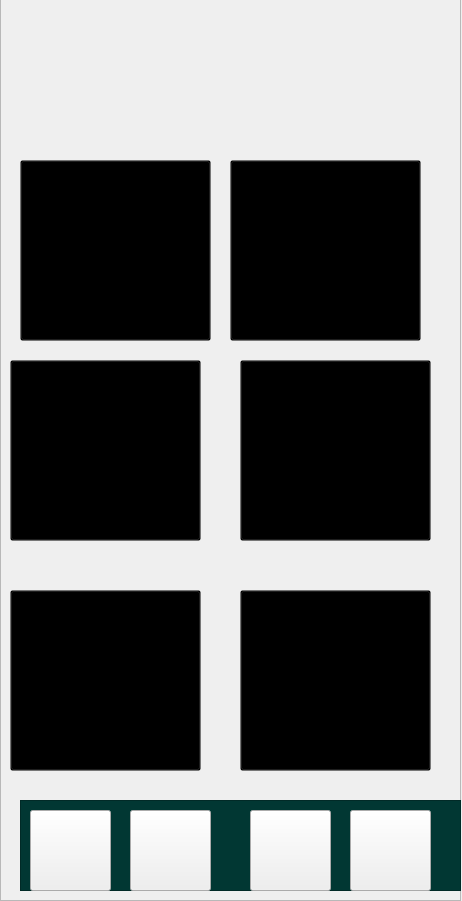
<?xml version="1.0" encoding="UTF-8"?>
<ui version="4.0">
 <class>MainWindow</class>
 <widget class="QMainWindow" name="MainWindow">
  <property name="geometry">
   <rect>
    <x>0</x>
    <y>0</y>
    <width>462</width>
    <height>901</height>
   </rect>
  </property>
  <property name="minimumSize">
   <size>
    <width>462</width>
    <height>901</height>
   </size>
  </property>
  <property name="maximumSize">
   <size>
    <width>462</width>
    <height>901</height>
   </size>
  </property>
  <property name="windowTitle">
   <string>MainWindow</string>
  </property>
  <widget class="QWidget" name="centralwidget">
   <widget class="QFrame" name="frame">
    <property name="geometry">
     <rect>
      <x>0</x>
      <y>-10</y>
      <width>461</width>
      <height>911</height>
     </rect>
    </property>
    <property name="frameShape">
     <enum>QFrame::StyledPanel</enum>
    </property>
    <property name="frameShadow">
     <enum>QFrame::Raised</enum>
    </property>
    <widget class="QPushButton" name="bcaa">
     <property name="geometry">
      <rect>
       <x>240</x>
       <y>370</y>
       <width>191</width>
       <height>181</height>
      </rect>
     </property>
     <property name="styleSheet">
      <string notr="true">
background-color: transparent ;</string>
     </property>
     <property name="text">
      <string notr="true"/>
     </property>
     <property name="icon">
      <iconset>
       <normaloff>fotos/bcaa.png</normaloff>fotos/bcaa.png</iconset>
     </property>
     <property name="iconSize">
      <size>
       <width>190</width>
       <height>200</height>
      </size>
     </property>
     <property name="checkable">
      <bool>true</bool>
     </property>
     <property name="checked">
      <bool>false</bool>
     </property>
     <property name="default">
      <bool>false</bool>
     </property>
    </widget>
    <widget class="QPushButton" name="whey">
     <property name="geometry">
      <rect>
       <x>10</x>
       <y>600</y>
       <width>191</width>
       <height>181</height>
      </rect>
     </property>
     <property name="styleSheet">
      <string notr="true">
background-color: transparent ;</string>
     </property>
     <property name="text">
      <string notr="true"/>
     </property>
     <property name="icon">
      <iconset>
       <normaloff>fotos/whey.png</normaloff>fotos/whey.png</iconset>
     </property>
     <property name="iconSize">
      <size>
       <width>190</width>
       <height>200</height>
      </size>
     </property>
     <property name="checkable">
      <bool>true</bool>
     </property>
     <property name="checked">
      <bool>false</bool>
     </property>
     <property name="default">
      <bool>false</bool>
     </property>
    </widget>
    <widget class="QPushButton" name="glutamina">
     <property name="geometry">
      <rect>
       <x>10</x>
       <y>370</y>
       <width>191</width>
       <height>181</height>
      </rect>
     </property>
     <property name="styleSheet">
      <string notr="true">
background-color: transparent ;</string>
     </property>
     <property name="text">
      <string notr="true"/>
     </property>
     <property name="icon">
      <iconset>
       <normaloff>fotos/glutamina.png</normaloff>fotos/glutamina.png</iconset>
     </property>
     <property name="iconSize">
      <size>
       <width>190</width>
       <height>200</height>
      </size>
     </property>
     <property name="checkable">
      <bool>true</bool>
     </property>
     <property name="checked">
      <bool>false</bool>
     </property>
     <property name="default">
      <bool>false</bool>
     </property>
    </widget>
    <widget class="QPushButton" name="creatina">
     <property name="geometry">
      <rect>
       <x>230</x>
       <y>170</y>
       <width>191</width>
       <height>181</height>
      </rect>
     </property>
     <property name="styleSheet">
      <string notr="true">
background-color: transparent ;</string>
     </property>
     <property name="text">
      <string notr="true"/>
     </property>
     <property name="icon">
      <iconset>
       <normaloff>fotos/creatina.png</normaloff>fotos/creatina.png</iconset>
     </property>
     <property name="iconSize">
      <size>
       <width>190</width>
       <height>200</height>
      </size>
     </property>
     <property name="checkable">
      <bool>true</bool>
     </property>
     <property name="checked">
      <bool>false</bool>
     </property>
     <property name="default">
      <bool>false</bool>
     </property>
    </widget>
    <widget class="QPushButton" name="l_arginina">
     <property name="geometry">
      <rect>
       <x>20</x>
       <y>170</y>
       <width>191</width>
       <height>181</height>
      </rect>
     </property>
     <property name="styleSheet">
      <string notr="true">
background-color: transparent ;</string>
     </property>
     <property name="text">
      <string notr="true"/>
     </property>
     <property name="icon">
      <iconset>
       <normaloff>fotos/L-Arginina.png</normaloff>fotos/L-Arginina.png</iconset>
     </property>
     <property name="iconSize">
      <size>
       <width>190</width>
       <height>200</height>
      </size>
     </property>
     <property name="checkable">
      <bool>true</bool>
     </property>
     <property name="checked">
      <bool>false</bool>
     </property>
     <property name="default">
      <bool>false</bool>
     </property>
    </widget>
    <widget class="QPushButton" name="omega3">
     <property name="geometry">
      <rect>
       <x>240</x>
       <y>600</y>
       <width>191</width>
       <height>181</height>
      </rect>
     </property>
     <property name="styleSheet">
      <string notr="true">
background-color: transparent ;</string>
     </property>
     <property name="text">
      <string notr="true"/>
     </property>
     <property name="icon">
      <iconset>
       <normaloff>fotos/omega3.png</normaloff>fotos/omega3.png</iconset>
     </property>
     <property name="iconSize">
      <size>
       <width>190</width>
       <height>200</height>
      </size>
     </property>
     <property name="checkable">
      <bool>true</bool>
     </property>
     <property name="checked">
      <bool>false</bool>
     </property>
     <property name="default">
      <bool>false</bool>
     </property>
    </widget>
    <widget class="QLabel" name="label">
     <property name="geometry">
      <rect>
       <x>0</x>
       <y>10</y>
       <width>461</width>
       <height>901</height>
      </rect>
     </property>
     <property name="text">
      <string/>
     </property>
     <property name="pixmap">
      <pixmap>fotos/planner (2).png</pixmap>
     </property>
     <property name="scaledContents">
      <bool>true</bool>
     </property>
    </widget>
    <widget class="QFrame" name="barra">
     <property name="geometry">
      <rect>
       <x>20</x>
       <y>810</y>
       <width>441</width>
       <height>91</height>
      </rect>
     </property>
     <property name="minimumSize">
      <size>
       <width>81</width>
       <height>81</height>
      </size>
     </property>
     <property name="styleSheet">
      <string notr="true">#barra{
background-color: rgb(1, 55, 51);
}</string>
     </property>
     <property name="frameShape">
      <enum>QFrame::StyledPanel</enum>
     </property>
     <property name="frameShadow">
      <enum>QFrame::Raised</enum>
     </property>
     <widget class="QPushButton" name="config">
      <property name="geometry">
       <rect>
        <x>230</x>
        <y>10</y>
        <width>81</width>
        <height>81</height>
       </rect>
      </property>
      <property name="minimumSize">
       <size>
        <width>81</width>
        <height>81</height>
       </size>
      </property>
      <property name="styleSheet">
       <string notr="true">#menu{
border:none;
}</string>
      </property>
      <property name="text">
       <string/>
      </property>
      <property name="icon">
       <iconset>
        <normaloff>fotos/config.png</normaloff>fotos/config.png</iconset>
      </property>
      <property name="iconSize">
       <size>
        <width>81</width>
        <height>81</height>
       </size>
      </property>
     </widget>
     <widget class="QPushButton" name="menu_4">
      <property name="geometry">
       <rect>
        <x>10</x>
        <y>10</y>
        <width>81</width>
        <height>81</height>
       </rect>
      </property>
      <property name="minimumSize">
       <size>
        <width>81</width>
        <height>81</height>
       </size>
      </property>
      <property name="styleSheet">
       <string notr="true">#menu{
border:none;
}</string>
      </property>
      <property name="text">
       <string/>
      </property>
      <property name="icon">
       <iconset>
        <normaloff>fotos/menu.png</normaloff>fotos/menu.png</iconset>
      </property>
      <property name="iconSize">
       <size>
        <width>81</width>
        <height>81</height>
       </size>
      </property>
     </widget>
     <widget class="QPushButton" name="perfil">
      <property name="geometry">
       <rect>
        <x>330</x>
        <y>10</y>
        <width>81</width>
        <height>81</height>
       </rect>
      </property>
      <property name="minimumSize">
       <size>
        <width>81</width>
        <height>81</height>
       </size>
      </property>
      <property name="styleSheet">
       <string notr="true">#menu{
border:none;
}</string>
      </property>
      <property name="text">
       <string/>
      </property>
      <property name="icon">
       <iconset>
        <normaloff>fotos/perfil.png</normaloff>fotos/perfil.png</iconset>
      </property>
      <property name="iconSize">
       <size>
        <width>81</width>
        <height>81</height>
       </size>
      </property>
     </widget>
     <widget class="QPushButton" name="treino">
      <property name="geometry">
       <rect>
        <x>110</x>
        <y>10</y>
        <width>81</width>
        <height>81</height>
       </rect>
      </property>
      <property name="minimumSize">
       <size>
        <width>81</width>
        <height>81</height>
       </size>
      </property>
      <property name="styleSheet">
       <string notr="true">#menu{
border:none;
}</string>
      </property>
      <property name="text">
       <string/>
      </property>
      <property name="icon">
       <iconset>
        <normaloff>fotos/treino.png</normaloff>fotos/treino.png</iconset>
      </property>
      <property name="iconSize">
       <size>
        <width>81</width>
        <height>81</height>
       </size>
      </property>
     </widget>
    </widget>
    <zorder>label</zorder>
    <zorder>bcaa</zorder>
    <zorder>whey</zorder>
    <zorder>glutamina</zorder>
    <zorder>creatina</zorder>
    <zorder>l_arginina</zorder>
    <zorder>omega3</zorder>
    <zorder>barra</zorder>
   </widget>
  </widget>
 </widget>
 <resources/>
 <connections/>
</ui>
